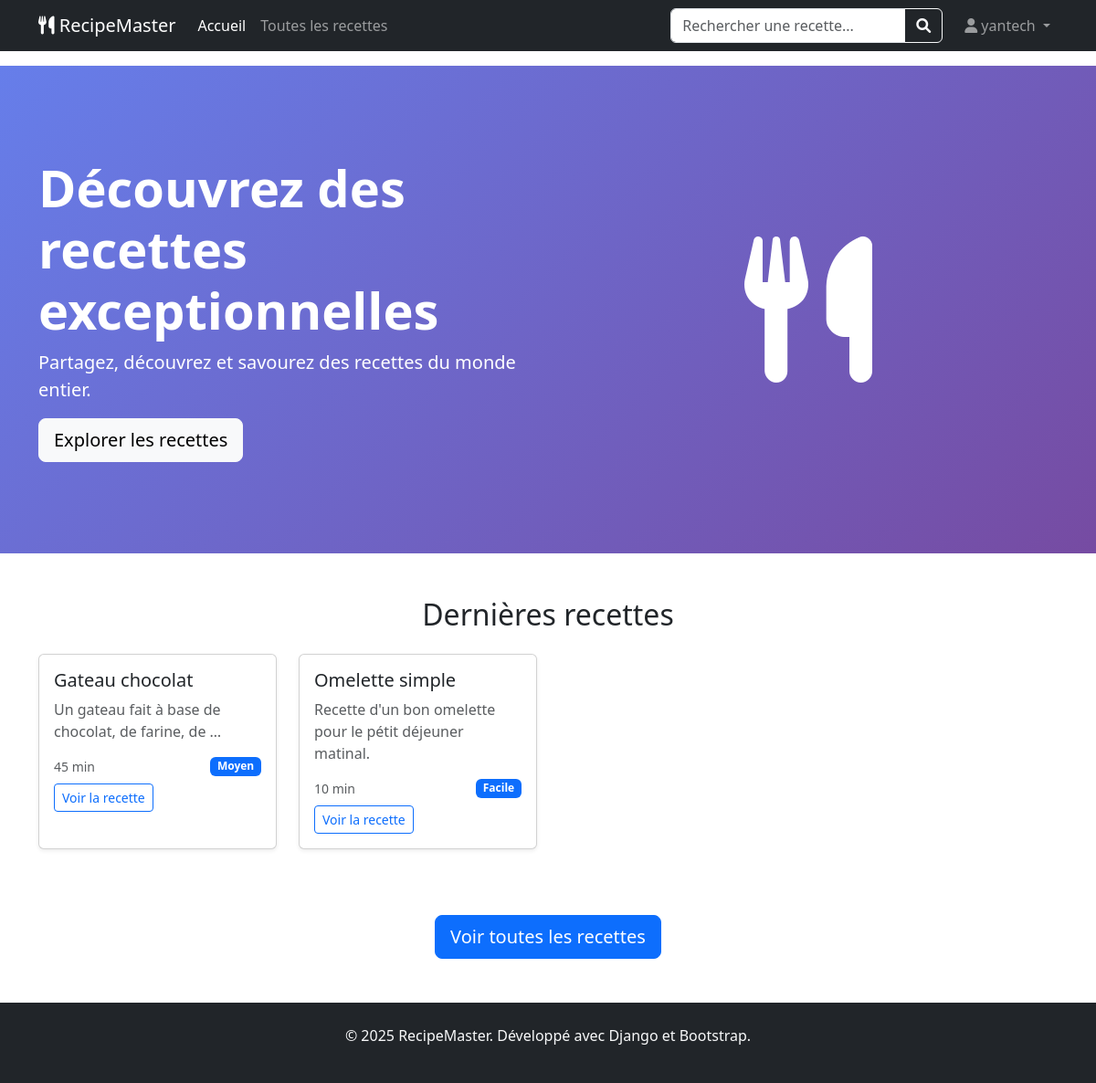
The app's page / (signed in) with its own data.
### recipes/models.py (models this page shows, shortened)
class Recipe(models.Model):
    DIFFICULTE_CHOICES = [
        ('facile', 'Facile'),
        ('moyen', 'Moyen'),
        ('difficile', 'Difficile'),
    ]
    titre = models.CharField(
        max_length=100,
        unique=True,
        verbose_name="Titre de la recette"  # ✅ Correction orthographe
    )
    categorie = models.ForeignKey(
        Category,
        on_delete=models.SET_NULL,  # Si on supprime la catégorie, la recette garde sa catégorie vide
        null=True,
        blank=True,
        related_name='recettes',
        verbose_name='Catégorie'
    )
    description = models.TextField(  # ✅ TextField au lieu de CharField pour texte long
        max_length=1000,
        verbose_name='Description'
    )
    temps_preparation = models.PositiveIntegerField(  # ✅ Temps en minutes
        verbose_name="Temps de préparation (minutes)"
    )
    difficulte = models.CharField(
        max_length=20,
        choices=DIFFICULTE_CHOICES,
        default='moyen',
        verbose_name="Niveau de difficulté"
    )
    date_creation = models.DateTimeField(auto_now_add=True)
    date_modification = models.DateTimeField(auto_now=True)
    class Meta:
        verbose_name = 'Recette'  # ✅ Orthographe
        verbose_name_plural = 'Recettes'
        ordering = ['titre']  # ✅ Ordre par titre

### recipes/views.py (the view)
# urls.py: 2. Add a URL to urlpatterns:  path('', views.home, name='home')
def home(request):
    derniere_recettes = Recipe.objects.all().order_by('-date_creation')[:8]
    context = {
        'derniere_recettes': derniere_recettes,
    }
    return render(request, 'recipes/home.html', context)

### recipes/templates/recipes/home.html (shortened to what this page needs)
{% extends 'recipes/base.html' %}
{% block content %}
<section class="hero-section">
    <div class="container">
        <div class="row align-items-center">
            <div class="col-lg-6">
                <h1 class="display-4 fw-bold">Découvrez des recettes exceptionnelles</h1>
                <p class="lead">Partagez, découvrez et savourez des recettes du monde entier.</p>
                <a href="#recettes" class="btn btn-light btn-lg">Explorer les recettes</a>
            </div>
            <div class="col-lg-6 text-center">
                <i class="fas fa-utensils fa-10x"></i>
            </div>
        </div>
    </div>
</section>
<section id="recettes" class="py-5">
    <div class="container">
        <h2 class="text-center mb-4">Dernières recettes</h2>
        <div class="row g-4">
            {% for recipe in derniere_recettes %}
            <div class="col-md-6 col-lg-3">
                <div class="card recipe-card shadow-sm">
                    <div class="card-body">
                        <h5 class="card-title">{{ recipe.titre }}</h5>
                        <p class="card-text text-muted">{{ recipe.description|truncatewords:10 }}</p>
                        <div class="d-flex justify-content-between align-items-center">
                            <small class="text-muted">{{ recipe.temps_preparation }} min</small>
                            <span class="badge bg-primary">{{ recipe.difficulte|title }}</span>
                        </div>
                        <a href="{% url 'recipe_detail' recipe.id %}" class="btn btn-outline-primary btn-sm mt-2">
                            Voir la recette
                        </a>
                    </div>
                </div>
            </div>
            {% empty %}
            <div class="col-12 text-center">
                <p class="text-muted">Aucune recette pour le moment.</p>
            </div>
            {% endfor %}
        </div>
    </div>
</section>
<div class="text-center mt-4">
    <a href="{% url 'recipe_list' %}" class="btn btn-primary btn-lg">
         Voir toutes les recettes
    </a>
</div>
{% endblock %}

### recipes/templates/recipes/base.html (shortened to what this page needs)
<!DOCTYPE html>
<html lang="fr">
<head>
    <link href="https://cdn.jsdelivr.net/npm/bootstrap@5.3.0/dist/css/bootstrap.min.css" rel="stylesheet">
    <link rel="stylesheet" href="https://cdnjs.cloudflare.com/ajax/libs/font-awesome/6.0.0/css/all.min.css">
</head>
<body>
    <nav class="navbar navbar-expand-lg navbar-dark bg-dark">
    <div class="container">
        <a class="navbar-brand" href="{% url 'home' %}">
            <i class="fas fa-utensils"></i> RecipeMaster
        </a>
        <div class="collapse navbar-collapse" id="navbarContent">
            <ul class="navbar-nav me-auto">
                <li class="nav-item">
                    <a class="nav-link active" href="{% url 'home' %}">Accueil</a>
                </li>
                <li class="nav-item">
                    <a class="nav-link" href="{% url 'recipe_list' %}">Toutes les recettes</a>
                </li>
            </ul>
            <form class="d-flex me-3 my-2 my-lg-0" action="{% url 'recipe_search' %}" method="GET">
                <div class="input-group">
                    <input type="text"
                           name="q"
                           class="form-control"
                           placeholder="Rechercher une recette..."
                           aria-label="Rechercher"
                           value="{{ request.GET.q }}">
                    <button class="btn btn-outline-light" type="submit">
                        <i class="fas fa-search"></i>
                    </button>
                </div>
            </form>
            <div class="navbar-nav">
                {% if user.is_authenticated %}
                <div class="nav-item dropdown">
                    <a class="nav-link dropdown-toggle" href="#" role="button" data-bs-toggle="dropdown">
                        <i class="fas fa-user"></i> {{ user.username }}
                    </a>
                </div>
                {% else %}
                <a class="nav-link" href="{% url 'login' %}"><i class="fas fa-user"></i> Connexion</a>
                <a class="nav-link" href="{% url 'register' %}"><i class="fas fa-user-plus"></i> Inscription</a>
                {% endif %}
            </div>
        </div>
    </div>
    </nav>
    <main>
        {% block content %}
        {% endblock %}
    </main>
    <footer class="bg-dark text-light py-4 mt-5">
        <div class="container text-center">
            <p>&copy; 2025 RecipeMaster. Développé avec Django et Bootstrap.</p>
        </div>
    </footer>
</body>
</html>

### recipes/templates/recipes/base.html (style rules this page uses)
.hero-section { background: linear-gradient(135deg, #667eea 0%, #764ba2 100%); color: white; padding: 100px 0; }
.recipe-card { transition: transform 0.3s ease; height: 100%; }

### records on screen
Recipe: titre "Gateau chocolat", description "Un gateau fait à base de chocolat, de farine, de …", temps_preparation "45", difficulte "Moyen"
Recipe: titre "Omelette simple", description "Recette d'un bon omelette pour le pétit déjeuner matinal.", temps_preparation "10", difficulte "Facile"

### other values on screen
{{ user.username }} "yantech"
